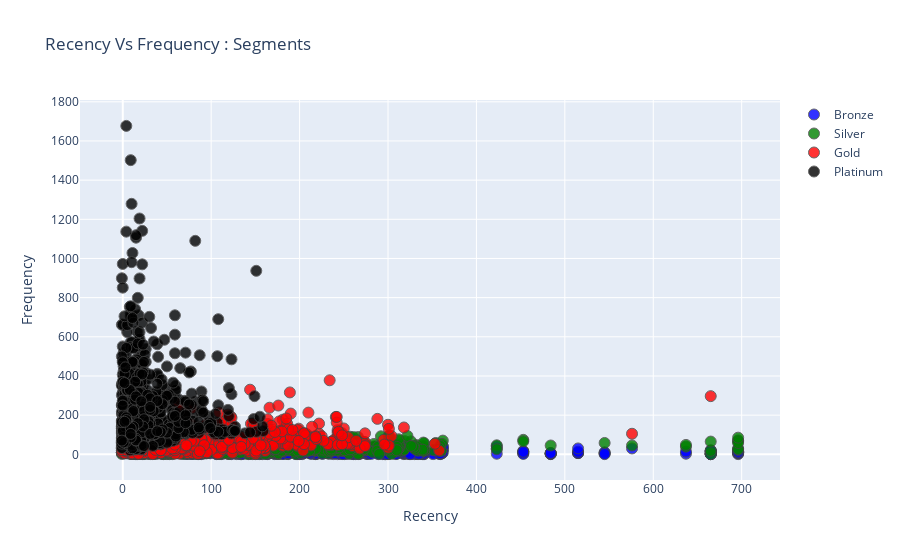

This figure's notebook cell:
### Code cell
#Recency Vs Frequency
graph = RFMScores.query("Monetary < 50000 and Frequency < 2000")

plot_data = [
    gobj.Scatter(
        x=graph.query("RFM_Loyalty_Level == 'Bronze'")['Recency'],
        y=graph.query("RFM_Loyalty_Level == 'Bronze'")['Frequency'],
        mode='markers',
        name='Bronze',
        marker= dict(size= 11,
            line= dict(width=1),
            color= 'blue',
            opacity= 0.8
           )
    ),
        gobj.Scatter(
        x=graph.query("RFM_Loyalty_Level == 'Silver'")['Recency'],
        y=graph.query("RFM_Loyalty_Level == 'Silver'")['Frequency'],
        mode='markers',
        name='Silver',
        marker= dict(size= 11,
            line= dict(width=1),
            color= 'green',
            opacity= 0.8
           )
    ),
        gobj.Scatter(
        x=graph.query("RFM_Loyalty_Level == 'Gold'")['Recency'],
        y=graph.query("RFM_Loyalty_Level == 'Gold'")['Frequency'],
        mode='markers',
        name='Gold',
        marker= dict(size= 11,
            line= dict(width=1),
            color= 'red',
            opacity= 0.8
           )
    ),
    gobj.Scatter(
        x=graph.query("RFM_Loyalty_Level == 'Platinum'")['Recency'],
        y=graph.query("RFM_Loyalty_Level == 'Platinum'")['Frequency'],
        mode='markers',
        name='Platinum',
        marker= dict(size= 11,
            line= dict(width=1),
            color= 'black',
            opacity= 0.8
           )
    ),
]

plot_layout = gobj.Layout(
        yaxis= {'title': "Frequency"},
        xaxis= {'title': "Recency"},
        title='Recency Vs Frequency : Segments'
    )
fig = gobj.Figure(data=plot_data, layout=plot_layout)
po.iplot(fig)

### Figure 1 — Plotly figure (JSON) as saved in the notebook; plotly's stock layout.template omitted (floating-point values rounded to 4 significant figures; data arrays with more than 128 entries replaced by an {"elided": "..."} marker saying what was removed)
{"data": [{"marker": {"color": "blue", "line": {"width": 1}, "opacity": 0.8, "size": 11}, "mode": "markers", "name": "Bronze", "type": "scatter", "x": {"elided": "677 int values"}, "y": {"elided": "677 int values"}}, {"marker": {"color": "green", "line": {"width": 1}, "opacity": 0.8, "size": 11}, "mode": "markers", "name": "Silver", "type": "scatter", "x": {"elided": "927 int values"}, "y": {"elided": "927 int values"}}, {"marker": {"color": "red", "line": {"width": 1}, "opacity": 0.8, "size": 11}, "mode": "markers", "name": "Gold", "type": "scatter", "x": {"elided": "1169 int values"}, "y": {"elided": "1169 int values"}}, {"marker": {"color": "black", "line": {"width": 1}, "opacity": 0.8, "size": 11}, "mode": "markers", "name": "Platinum", "type": "scatter", "x": {"elided": "1129 int values"}, "y": {"elided": "1129 int values"}}], "layout": {"title": {"text": "Recency Vs Frequency : Segments"}, "xaxis": {"title": {"text": "Recency"}}, "yaxis": {"title": {"text": "Frequency"}}}}
